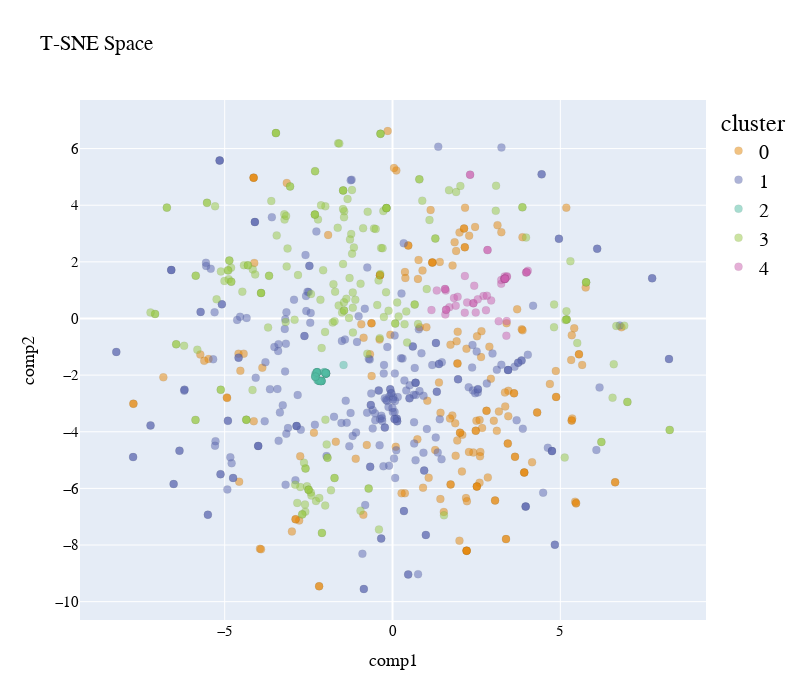

The cell this chart's notebook holds for it:
### Code cell
df_tsne_2d = TSNE(
    n_components=2,
    learning_rate=500,
    init='random',
    perplexity=200,
    n_iter = 5000).fit_transform(sampling_data)

df_tsne_2d = pd.DataFrame(df_tsne_2d, columns=["comp1", "comp2"])
df_tsne_2d["cluster"] = sampling_clusters
plot_pca_2d(df_tsne_2d, title = "T-SNE Space", opacity=0.5, width_line = 0.1)

### Figure 1 — Plotly figure (JSON) as saved in the notebook; plotly's stock layout.template omitted (floating-point values rounded to 4 significant figures; data arrays with more than 128 entries replaced by an {"elided": "..."} marker saying what was removed)
{"data": [{"hovertemplate": "cluster=0<br>comp1=%{x}<br>comp2=%{y}<extra></extra>", "legendgroup": "0", "marker": {"color": "rgb(229, 134, 6)", "line": {"color": "black", "width": 0.1}, "opacity": 0.5, "size": 8, "symbol": "circle"}, "mode": "markers", "name": "0", "orientation": "v", "showlegend": true, "type": "scatter", "x": {"elided": "181 float values"}, "xaxis": "x", "y": {"elided": "181 float values"}, "yaxis": "y"}, {"hovertemplate": "cluster=1<br>comp1=%{x}<br>comp2=%{y}<extra></extra>", "legendgroup": "1", "marker": {"color": "rgb(93, 105, 177)", "line": {"color": "black", "width": 0.1}, "opacity": 0.5, "size": 8, "symbol": "circle"}, "mode": "markers", "name": "1", "orientation": "v", "showlegend": true, "type": "scatter", "x": {"elided": "267 float values"}, "xaxis": "x", "y": {"elided": "267 float values"}, "yaxis": "y"}, {"hovertemplate": "cluster=2<br>comp1=%{x}<br>comp2=%{y}<extra></extra>", "legendgroup": "2", "marker": {"color": "rgb(82, 188, 163)", "line": {"color": "black", "width": 0.1}, "opacity": 0.5, "size": 8, "symbol": "circle"}, "mode": "markers", "name": "2", "orientation": "v", "showlegend": true, "type": "scatter", "x": [-1.979, -2.117, -2.134, -2.141, -2.173, -2.251, -2.131, -1.988, -2.254, -2.187, -1.989, -1.982, -2.3, -1.459, -2.142, -2.197, -1.983, -2.245, -2.239, -2.26, -2.131, -2.111, -1.987, -2.109, -2.245, -2.298, -2.307, -2.129, -1.979, -2.24, -2.027, -2.0, -2.12, -1.983, -1.983, -1.982, -2.223, -1.983, -2.033, -1.99, -2.172, -2.295, -2.263, -2.299], "xaxis": "x", "y": [-1.947, -2.206, -2.208, -2.206, -2.207, -1.898, -2.208, -1.925, -1.902, -2.205, -1.927, -1.942, -1.964, -1.64, -2.209, -2.197, -1.94, -1.898, -2.176, -1.905, -2.209, -2.203, -1.926, -2.203, -1.898, -2.067, -2.029, -2.208, -1.947, -1.897, -1.899, -1.92, -2.204, -1.94, -1.94, -1.941, -2.185, -1.94, -1.892, -1.926, -2.207, -2.052, -1.911, -2.058], "yaxis": "y"}, {"hovertemplate": "cluster=3<br>comp1=%{x}<br>comp2=%{y}<extra></extra>", "legendgroup": "3", "marker": {"color": "rgb(153, 201, 69)", "line": {"color": "black", "width": 0.1}, "opacity": 0.5, "size": 8, "symbol": "circle"}, "mode": "markers", "name": "3", "orientation": "v", "showlegend": true, "type": "scatter", "x": {"elided": "209 float values"}, "xaxis": "x", "y": {"elided": "209 float values"}, "yaxis": "y"}, {"hovertemplate": "cluster=4<br>comp1=%{x}<br>comp2=%{y}<extra></extra>", "legendgroup": "4", "marker": {"color": "rgb(204, 97, 176)", "line": {"color": "black", "width": 0.1}, "opacity": 0.5, "size": 8, "symbol": "circle"}, "mode": "markers", "name": "4", "orientation": "v", "showlegend": true, "type": "scatter", "x": [1.318, 1.574, 3.392, 2.407, 2.311, 1.693, 1.83, 1.883, 3.334, 2.83, 3.401, 2.83, 3.976, 3.239, 3.351, 3.238, 2.479, 1.16, 3.996, 2.711, 3.163, 2.938, 4.031, 3.406, 3.334, 2.812, 1.565, 2.408, 1.586, 3.334, 2.434, 2.155, 2.153, 3.34, 3.996, 1.565, 1.595, 2.539, 1.94, 3.409, 2.311, 3.351, 2.784, 3.351, 3.351, 1.597, 2.223], "xaxis": "x", "y": [0.9862, 0.1433, -0.6082, 0.5388, 5.078, 0.3993, 0.7246, 0.4522, 1.398, 2.416, -0.09278, 2.416, 1.619, 1.227, 1.404, 1.356, 0.2111, 0.2954, 1.631, 0.7932, -0.09419, 0.6378, 1.687, 1.469, 1.398, 0.8062, 1.041, 0.5386, 0.9867, 1.398, 1.156, 1.501, 0.2052, 1.483, 1.631, 1.041, 0.3067, 0.6749, 0.7643, 1.489, 5.079, 1.404, 0.2922, 1.404, 1.404, 0.3064, 0.5668], "yaxis": "y"}], "layout": {"autosize": false, "font": {"color": "black", "family": "Gilroy", "size": 15}, "height": 700, "legend": {"font": {"size": 20}, "title": {"font": {"family": "Times New Roman"}, "text": "cluster"}, "tracegroupgap": 0}, "scene": {"xaxis": {"title": {"font": {"color": "black"}, "text": "comp1"}}, "yaxis": {"title": {"font": {"color": "black"}, "text": "comp2"}}}, "showlegend": true, "title": {"text": "T-SNE Space"}, "width": 800, "xaxis": {"anchor": "y", "domain": [0, 1], "title": {"text": "comp1"}}, "yaxis": {"anchor": "x", "domain": [0, 1], "title": {"text": "comp2"}}}}
